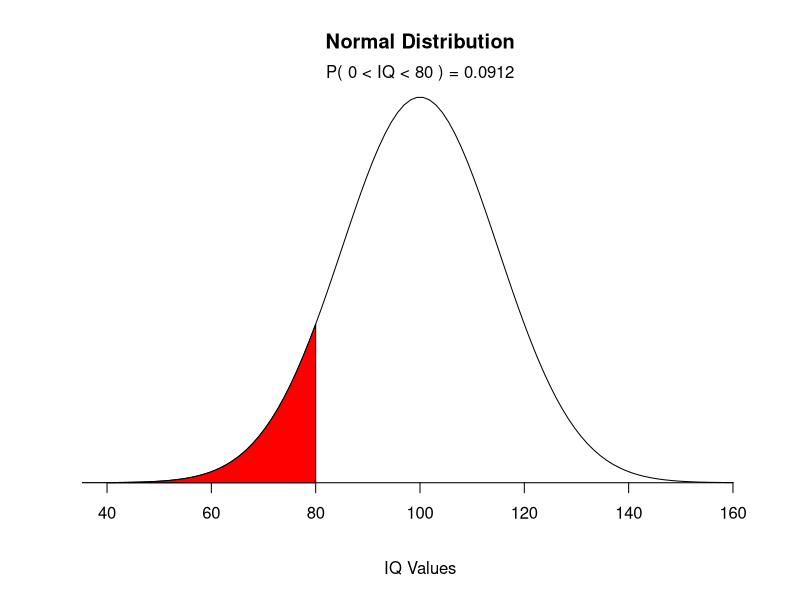
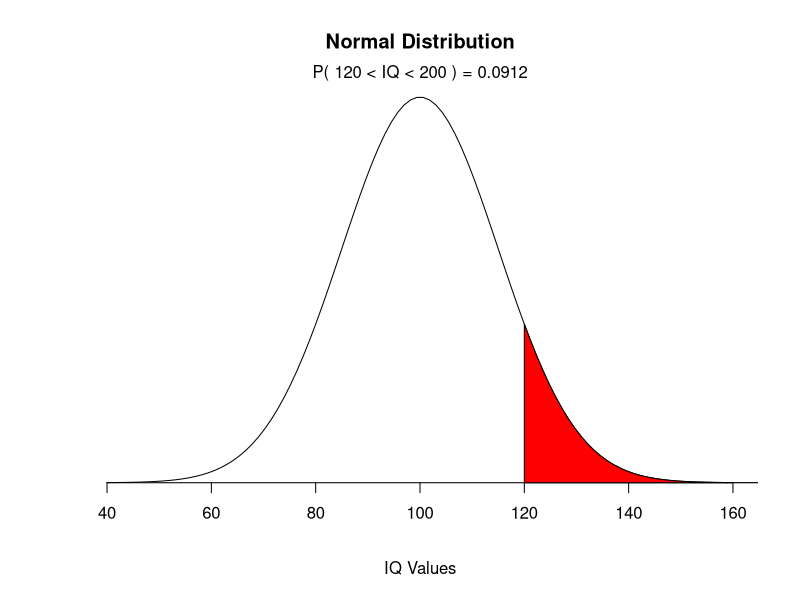
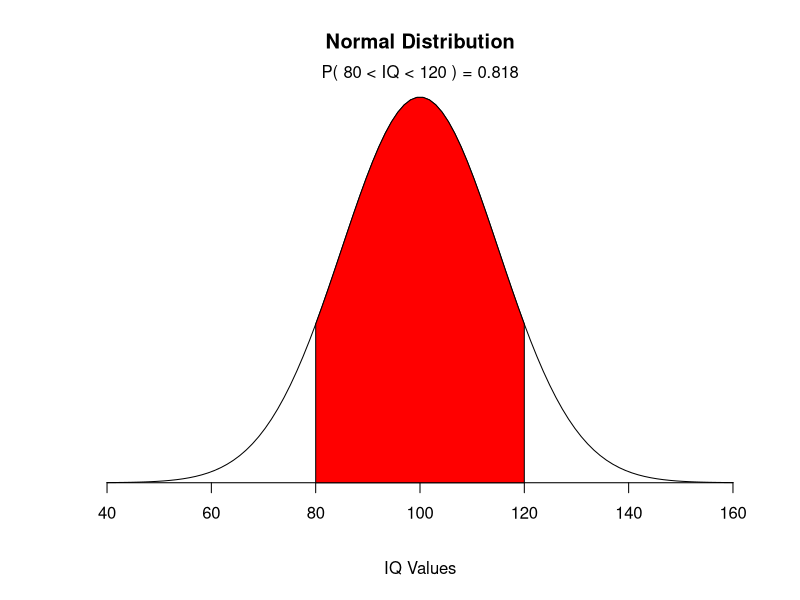
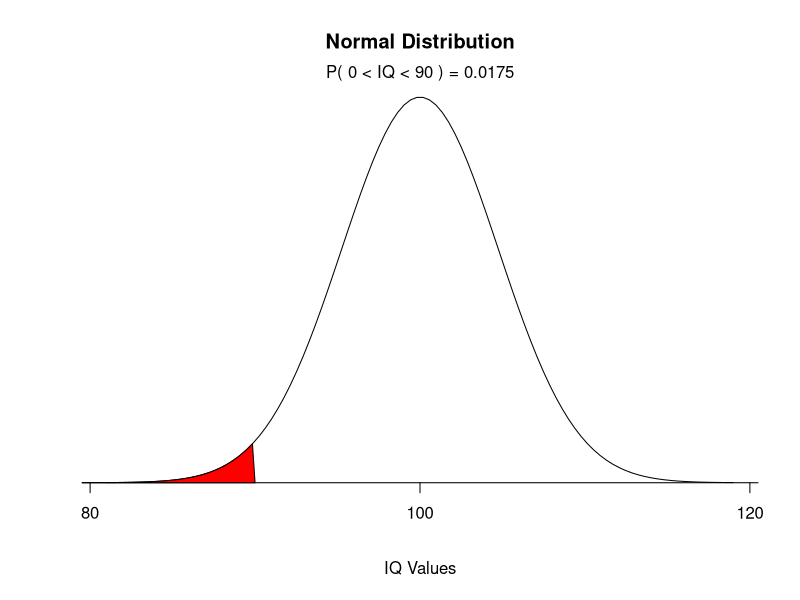
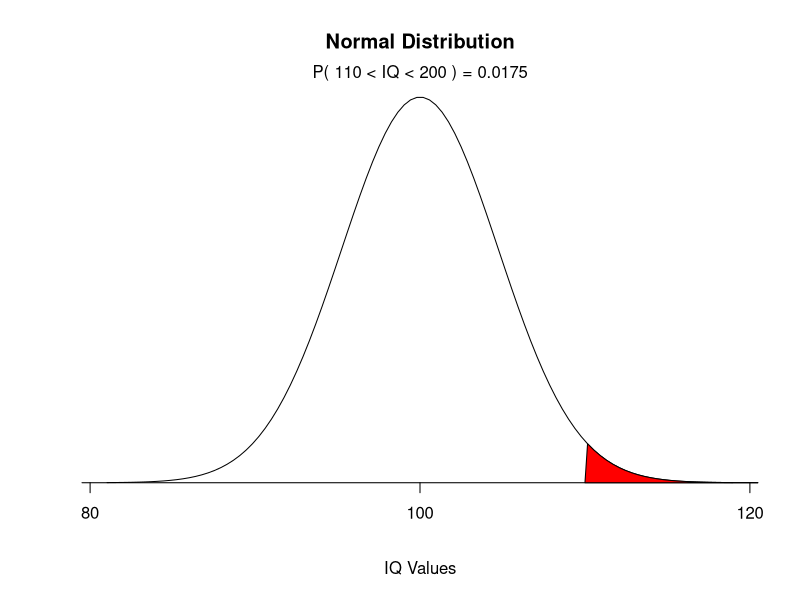
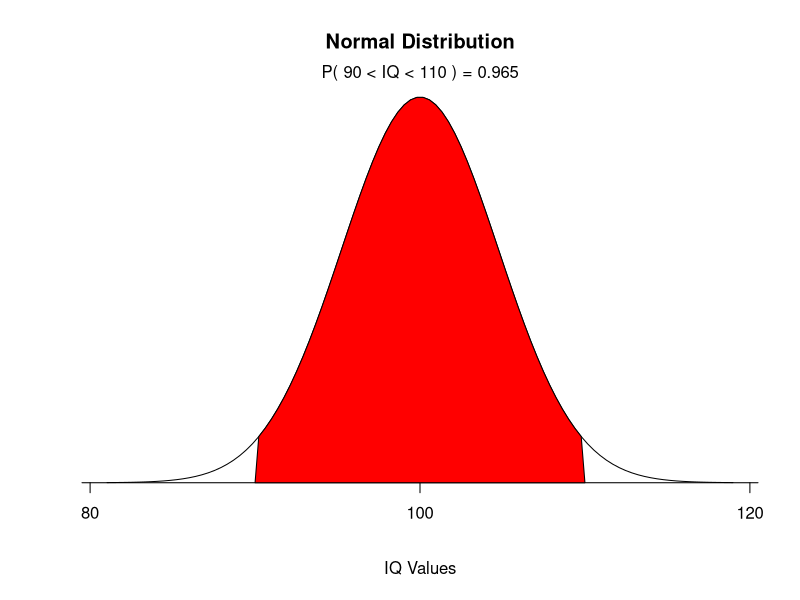

Reproduce these figures in R, in order.
# Statistic for Psychologists

# Children's IQ scores are normally distributed with a
# mean of 100 and a standard deviation of 15. 

mean=100; sd=15

# What proportion of children are expected to have an IQ 
# Less than 80?

lb=0; ub=80

x <- seq(-4,4,length=100)*sd + mean
hx <- dnorm(x,mean,sd)

plot(x, hx, type="n", xlab="IQ Values", ylab="",
  main="Normal Distribution", axes=FALSE)
lines(x, hx)
axis(1, at=seq(40, 160, 20), pos=0) 

i <- x >= lb & x <= ub
polygon(c(lb,x[i],ub), c(0,hx[i],0), col="red")

area <- pnorm(ub, mean, sd) - pnorm(lb, mean, sd)
result <- paste("P(",lb,"< IQ <",ub,") =",
   signif(area, digits=3))
mtext(result,3)


# What proportion of children are expected to have an IQ 
# Greater than 120?

lb=120; ub=200

x <- seq(-4,4,length=100)*sd + mean
hx <- dnorm(x,mean,sd)

plot(x, hx, type="n", xlab="IQ Values", ylab="",
  main="Normal Distribution", axes=FALSE)
lines(x, hx)
axis(1, at=seq(40, 160, 20), pos=0) 

i <- x >= lb & x <= ub
polygon(c(lb,x[i],ub), c(0,hx[i],0), col="red")

area <- pnorm(ub, mean, sd) - pnorm(lb, mean, sd)
result <- paste("P(",lb,"< IQ <",ub,") =",
   signif(area, digits=3))
mtext(result,3)


# What proportion of children are expected to have an IQ 
# Between 80 and 120?

lb=80; ub=120

x <- seq(-4,4,length=100)*sd + mean
hx <- dnorm(x,mean,sd)

plot(x, hx, type="n", xlab="IQ Values", ylab="",
  main="Normal Distribution", axes=FALSE)
lines(x, hx)
axis(1, at=seq(40, 160, 20), pos=0) 

i <- x >= lb & x <= ub
polygon(c(lb,x[i],ub), c(0,hx[i],0), col="red")

area <- pnorm(ub, mean, sd) - pnorm(lb, mean, sd)
result <- paste("P(",lb,"< IQ <",ub,") =",
   signif(area, digits=3))
mtext(result,3)



# What proportion of samples of N=10 are expected to have an IQ 
# Less than 90?

lb=0; ub=90
n=10; se=sd/sqrt(n)

x <- seq(-4,4,length=100)*se + mean

hx <- dnorm(x,mean,se)

plot(x, hx, type="n", xlab="IQ Values", ylab="",
  main="Normal Distribution", axes=FALSE)
lines(x, hx)
axis(1, at=seq(40, 160, 20), pos=0)

i <- x >= lb & x <= ub
polygon(c(lb,x[i],ub), c(0,hx[i],0), col="red")

area <- pnorm(ub, mean, se) - pnorm(lb, mean, se)
result <- paste("P(",lb,"< IQ <",ub,") =",
   signif(area, digits=3))
mtext(result,3)

# What proportion of samples of N=10 are expected to have an IQ 
# Greater than 110?

lb=110; ub=200
n=10; se=sd/sqrt(n)

x <- seq(-4,4,length=100)*se + mean

hx <- dnorm(x,mean,se)

plot(x, hx, type="n", xlab="IQ Values", ylab="",
  main="Normal Distribution", axes=FALSE)
lines(x, hx)
axis(1, at=seq(40, 160, 20), pos=0)

i <- x >= lb & x <= ub
polygon(c(lb,x[i],ub), c(0,hx[i],0), col="red")

area <- pnorm(ub, mean, se) - pnorm(lb, mean, se)
result <- paste("P(",lb,"< IQ <",ub,") =",
   signif(area, digits=3))
mtext(result,3)


# What proportion of samples of N=10 are expected to have an IQ 
# Between 90 and 110?

lb=90; ub=110
n=10; se=sd/sqrt(n)

x <- seq(-4,4,length=100)*se + mean

hx <- dnorm(x,mean,se)

plot(x, hx, type="n", xlab="IQ Values", ylab="",
  main="Normal Distribution", axes=FALSE)
lines(x, hx)
axis(1, at=seq(40, 160, 20), pos=0)

i <- x >= lb & x <= ub
polygon(c(lb,x[i],ub), c(0,hx[i],0), col="red")

area <- pnorm(ub, mean, se) - pnorm(lb, mean, se)
result <- paste("P(",lb,"< IQ <",ub,") =",
   signif(area, digits=3))
mtext(result,3)
 